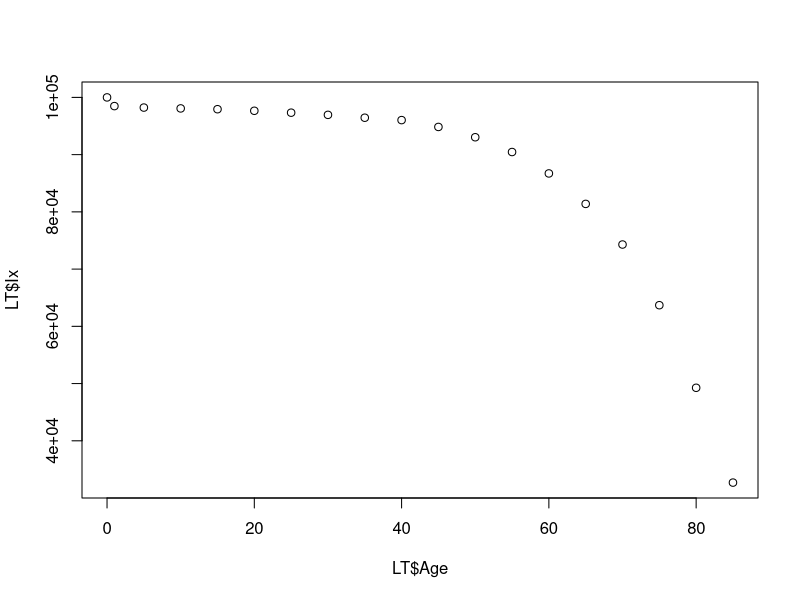

The R script that drew this image:
# Life_Table.R
#
# MSE10 / IMBEI, Vorlesung "Demographic Methods", Frank Wiaczny, Federal Institute for Population Research, Germany
# see Slide #28
#
# this code written by Frank M. Berger, Feb 2015
#
# Reference: "Adapted from Weeks, John R. 1981. Population. Belmont, California: Wadsworth. p. 373.
#
# LT = Life Table
#
setwd("R:/MyProjects/Life_Table")

col.Age = c(0,1,seq(5, 85, by=5))
ncols = length(col.Age)

LT <- data.frame(Age = col.Age,
                 n   = integer(length=ncols),
                 nMx = numeric(ncols),
                 nqx = numeric(ncols),
                 npx = numeric(ncols),
                 Ix  = numeric(ncols),            # integer would force rounding and introduce errors
                 ndx = integer(ncols),
                 nLx = integer(ncols),
                 Tx  = integer(ncols),
                 ex  = numeric(ncols))

# define two scopes (row selectors):
# scope - all but last row (85 to inf)
# scope2 - all but first and last row
scope <- 1:(ncols-1)
scope2 <- 2:(ncols-1)

# Step 1: calculate n: number of years in the age interval x
#
#   Method 1: for loop
#
for(i in scope) {
    LT[i,"n"] <- LT[i+1,"Age"] - LT[i,"Age"]
}
LT[ncols, "n"] <- Inf

# Step 2: nMx (as observed): age specific death rates (per 1,000)

LT$nMx <- c(15.307, 0.652, 0.303, 0.282, 0.561, 0.679, 0.785, 1.035,
             0.863, 2.506, 3.834, 5.626, 8.447, 12.667, 18.233, 30.737, 51.098, 80.850, 153.876)


# Step 3: nqx: the probability of dying between two exact ages
# 
# take formula for nqx from Excel example and accompanying text
#
LT[scope,]$nqx <- (2 * LT[scope,]$n * LT[scope,]$nMx/1000) / (2 + LT[scope,]$n*LT[scope,]$nMx/1000)
LT[ncols,]$nqx <- 1.0


# Step 4: npx: the probability of surviving between two exact ages (= 1-(nqx: probability of dying))
#
LT$npx <- 1.0 - LT$nqx


# Step 5: Ix: the number of survivors at exact age x
#
LT[1,]$Ix <- 100000
for(i in 2:ncols) {
    LT[i,]$Ix <- LT[i-1,]$Ix*LT[i-1,]$npx
}

# Step 6: ndx: the number of deaths between two exact ages, x and x+n
#
LT$ndx <- LT$Ix * LT$nqx


# Step 7: nLx: the average number of years lived between ages x and x+n
# specific formulas for first and last row
#
# first row
LT$nLx[1] <- 0.3*LT$Ix[1] + 0.7*LT$Ix[2]
#
# middle rows
LT[scope2,]$nLx <- LT[scope2,]$n * (LT[scope2,]$Ix - 0.5*LT[scope2,]$ndx)
#
# last row
LT$nLx[ncols] <- LT$Ix[ncols]/(LT$nMx[ncols]/1000)

# Step 8: Tx: total number of person years remaining to be lived aged x and over
#         ex: Life expectancy at age x (= Tx / Ix)
#
# Start value (age=0): Total sum of nLx
#
LT$Tx[1] <- sum(LT$nLx)
LT$ex[1] <- LT$Tx[1]/LT$Ix[1]
#
for(i in 2:ncols) {
    LT$Tx[i] <- LT$Tx[i-1] - LT$nLx[i-1]
    LT$ex[i] <- LT$Tx[i] / LT$Ix[i]
}


######## calculation done, now output ########


# round values prior to output
LT$Ix <- round(LT$Ix)
LT$ndx <- round(LT$ndx)
LT$nLx <- round(LT$nLx)
LT$Tx <- round(LT$Tx)
LT$ex <- round(LT$ex, 2)

# output
LT

plot(LT$Age, LT$Ix)
